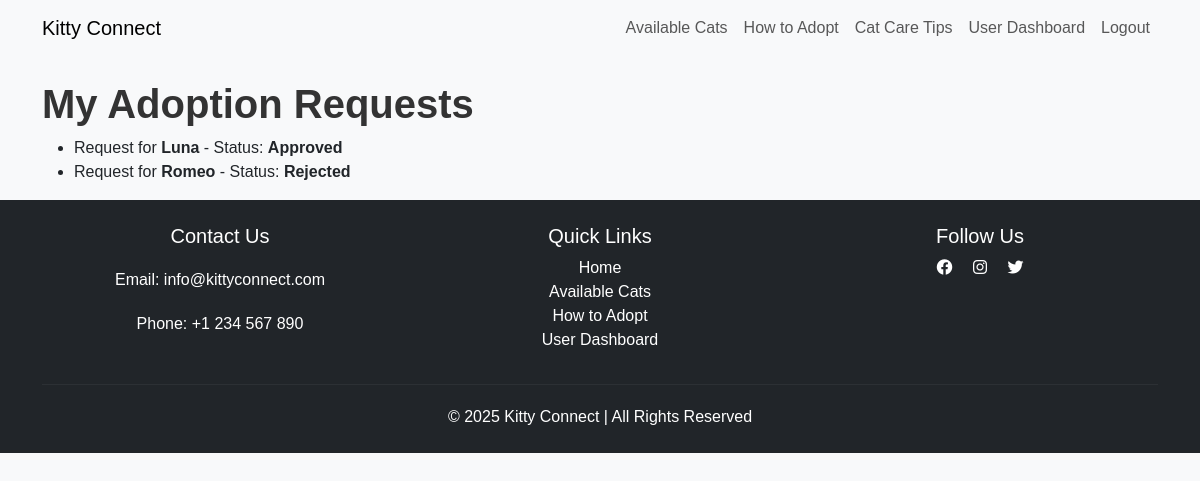
/adoption/ (signed in), run on the app's committed database.
### adoption/models.py (models this page shows, shortened)
class AdoptionRequest(models.Model):
    STATUS_CHOICES = [
        ('pending', 'Pending'),
        ('approved', 'Approved'),
        ('rejected', 'Rejected'),
    ]
    user = models.ForeignKey(User, on_delete=models.CASCADE)
    cat = models.ForeignKey(Cat, on_delete=models.CASCADE)
    message = models.TextField(blank=True, null=True)  # ✅ Add message field
    status = models.CharField(max_length=10, choices=STATUS_CHOICES, default='pending')
    request_date = models.DateTimeField(auto_now_add=True)

### cat/models.py (models this page shows, shortened)
class Cat(models.Model):
    name = models.CharField(max_length=50)
    age = models.IntegerField()
    breed = models.CharField(max_length=100)
    image = models.ImageField(upload_to='cat_images/', null=True, blank=True)
    description = models.TextField()
    available = models.BooleanField(default=True)

### adoption/views.py (the view)
# urls.py: path("", adoption_request_list, name="adoption_request_list"),
@login_required
def adoption_request_list(request):
    if request.user.is_superuser:
        requests = AdoptionRequest.objects.all()
    else:
        requests = AdoptionRequest.objects.filter(user=request.user)
    return render(request, "adoption/adoption_request_list.html", {"requests": requests})

### adoption/templates/adoption/adoption_request_list.html (shortened to what this page needs)
{% extends 'base.html' %}
{% block content %}
<h2>My Adoption Requests</h2>
<ul>
    {% for request in requests %}
        <li>
            Request for <strong>{{ request.cat.name }}</strong> - Status: <strong>{{ request.status }}</strong>
        </li>
    {% endfor %}
</ul>
{% endblock %}

### static/css/styles.css (style rules this page uses)
body { font-family: 'Arial', sans-serif; background-color: #f8f9fa; margin: 0; padding: 0; }
h2 { font-size: 2.5rem; font-weight: bold; color: #333; }

### data on the page
AdoptionRequest: cat.name "Luna", status "Approved"
AdoptionRequest: cat.name "Romeo", status "Rejected"
